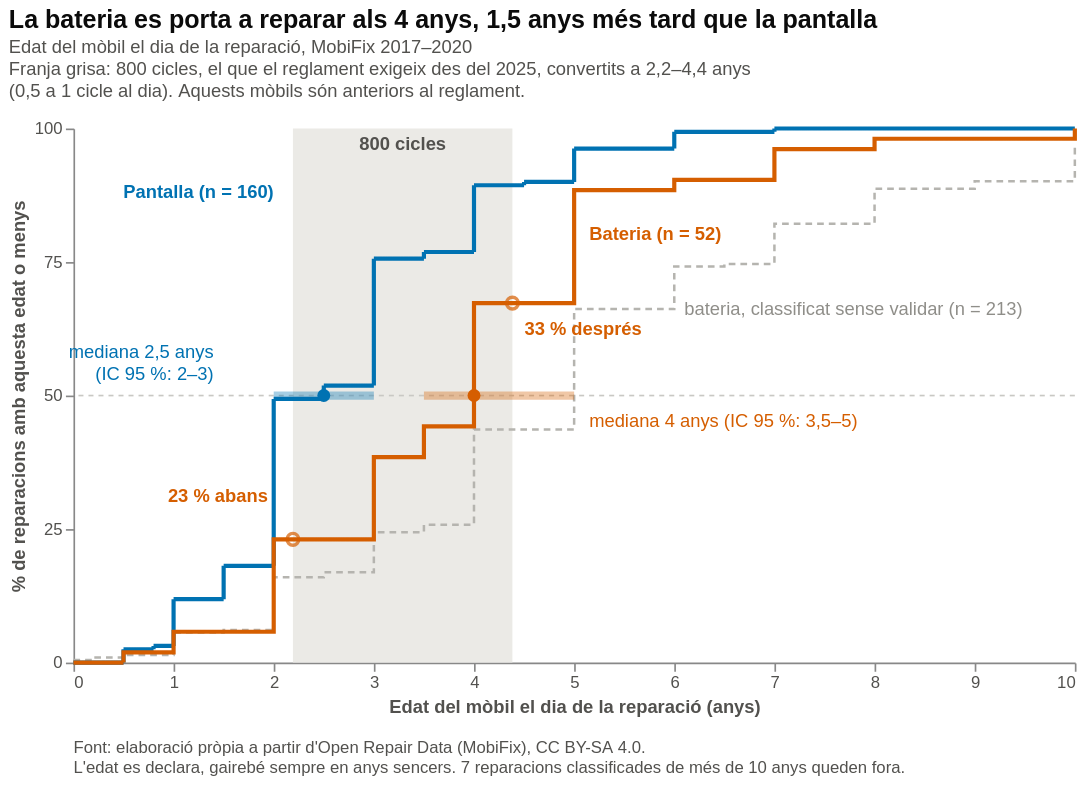

Specify this chart in Vega-Lite:
### Vega-Lite specification from a JSON file in a GitHub repository (floating-point values rounded to 4 significant figures)
{"config": {"view": {"continuousWidth": 300, "continuousHeight": 300, "strokeWidth": 0}, "background": "white", "font": "Helvetica, Arial, sans-serif"}, "vconcat": [{"layer": [{"data": {"name": "data-968ae9ba8fb0fb2c256fe8a5215717b0"}, "mark": {"type": "rect", "color": "#ebeae6"}, "encoding": {"x": {"axis": {"grid": false, "labelColor": "#52514e", "title": "Edat del mòbil el dia de la reparació (anys)", "titleColor": "#52514e", "values": [0, 1, 2, 3, 4, 5, 6, 7, 8, 9, 10]}, "field": "edat", "scale": {"domain": [0, 10], "nice": false}, "type": "quantitative"}, "x2": {"field": "e2"}}}, {"data": {"name": "data-45d244f50ad0862adadd26283a5baa24"}, "mark": {"type": "text", "baseline": "middle", "color": "#52514e", "fontSize": 11, "fontWeight": "bold", "lineBreak": "\n"}, "encoding": {"text": {"field": "t", "type": "nominal"}, "x": {"axis": {"grid": false, "labelColor": "#52514e", "title": "Edat del mòbil el dia de la reparació (anys)", "titleColor": "#52514e", "values": [0, 1, 2, 3, 4, 5, 6, 7, 8, 9, 10]}, "field": "edat", "scale": {"domain": [0, 10], "nice": false}, "type": "quantitative"}, "y": {"axis": {"grid": false, "labelColor": "#52514e", "title": "% de reparacions amb aquesta edat o menys", "titleColor": "#52514e", "values": [0, 25, 50, 75, 100]}, "field": "pct", "scale": {"domain": [0, 100]}, "type": "quantitative"}}}, {"data": {"name": "data-452d166cc9dbcb232f08edf35ceb0b2b"}, "mark": {"type": "rule", "color": "#c9c8c4", "strokeDash": [3, 3]}, "encoding": {"y": {"axis": {"grid": false, "labelColor": "#52514e", "title": "% de reparacions amb aquesta edat o menys", "titleColor": "#52514e", "values": [0, 25, 50, 75, 100]}, "field": "pct", "scale": {"domain": [0, 100]}, "type": "quantitative"}}}, {"data": {"name": "data-6e846f426bf7b51d88d076b300a1a7bf"}, "mark": {"type": "line", "color": "#b5b4af", "interpolate": "step-after", "strokeDash": [4, 3], "strokeWidth": 1.5}, "encoding": {"x": {"axis": {"grid": false, "labelColor": "#52514e", "title": "Edat del mòbil el dia de la reparació (anys)", "titleColor": "#52514e", "values": [0, 1, 2, 3, 4, 5, 6, 7, 8, 9, 10]}, "field": "edat", "scale": {"domain": [0, 10], "nice": false}, "type": "quantitative"}, "y": {"axis": {"grid": false, "labelColor": "#52514e", "title": "% de reparacions amb aquesta edat o menys", "titleColor": "#52514e", "values": [0, 25, 50, 75, 100]}, "field": "pct", "scale": {"domain": [0, 100]}, "type": "quantitative"}}}, {"data": {"name": "data-cd47e74c34181d8e7c3f81a433a946d0"}, "mark": {"type": "line", "color": "#0072b2", "interpolate": "step-after", "strokeDash": [1, 0], "strokeWidth": 2.5}, "encoding": {"x": {"axis": {"grid": false, "labelColor": "#52514e", "title": "Edat del mòbil el dia de la reparació (anys)", "titleColor": "#52514e", "values": [0, 1, 2, 3, 4, 5, 6, 7, 8, 9, 10]}, "field": "edat", "scale": {"domain": [0, 10], "nice": false}, "type": "quantitative"}, "y": {"axis": {"grid": false, "labelColor": "#52514e", "title": "% de reparacions amb aquesta edat o menys", "titleColor": "#52514e", "values": [0, 25, 50, 75, 100]}, "field": "pct", "scale": {"domain": [0, 100]}, "type": "quantitative"}}}, {"data": {"name": "data-a7f3241765d3a4dbe5d212be454c1223"}, "mark": {"type": "line", "color": "#d55e00", "interpolate": "step-after", "strokeDash": [1, 0], "strokeWidth": 2.5}, "encoding": {"x": {"axis": {"grid": false, "labelColor": "#52514e", "title": "Edat del mòbil el dia de la reparació (anys)", "titleColor": "#52514e", "values": [0, 1, 2, 3, 4, 5, 6, 7, 8, 9, 10]}, "field": "edat", "scale": {"domain": [0, 10], "nice": false}, "type": "quantitative"}, "y": {"axis": {"grid": false, "labelColor": "#52514e", "title": "% de reparacions amb aquesta edat o menys", "titleColor": "#52514e", "values": [0, 25, 50, 75, 100]}, "field": "pct", "scale": {"domain": [0, 100]}, "type": "quantitative"}}}, {"data": {"name": "data-7a948ff7b1116e671b135ddb5bbb9dd8"}, "mark": {"type": "rule", "color": "#d55e00", "opacity": 0.35, "strokeWidth": 5}, "encoding": {"x": {"axis": {"grid": false, "labelColor": "#52514e", "title": "Edat del mòbil el dia de la reparació (anys)", "titleColor": "#52514e", "values": [0, 1, 2, 3, 4, 5, 6, 7, 8, 9, 10]}, "field": "edat", "scale": {"domain": [0, 10], "nice": false}, "type": "quantitative"}, "x2": {"field": "e2"}, "y": {"axis": {"grid": false, "labelColor": "#52514e", "title": "% de reparacions amb aquesta edat o menys", "titleColor": "#52514e", "values": [0, 25, 50, 75, 100]}, "field": "pct", "scale": {"domain": [0, 100]}, "type": "quantitative"}}}, {"data": {"name": "data-5301bacf731f6c4766c1df26d394c9bb"}, "mark": {"type": "point", "color": "#d55e00", "filled": true, "opacity": 1, "size": 60}, "encoding": {"x": {"axis": {"grid": false, "labelColor": "#52514e", "title": "Edat del mòbil el dia de la reparació (anys)", "titleColor": "#52514e", "values": [0, 1, 2, 3, 4, 5, 6, 7, 8, 9, 10]}, "field": "edat", "scale": {"domain": [0, 10], "nice": false}, "type": "quantitative"}, "y": {"axis": {"grid": false, "labelColor": "#52514e", "title": "% de reparacions amb aquesta edat o menys", "titleColor": "#52514e", "values": [0, 25, 50, 75, 100]}, "field": "pct", "scale": {"domain": [0, 100]}, "type": "quantitative"}}}, {"data": {"name": "data-d1ac1f8d32e485592a2759808f71d96f"}, "mark": {"type": "text", "align": "left", "baseline": "middle", "color": "#d55e00", "fontSize": 11, "lineBreak": "\n"}, "encoding": {"text": {"field": "t", "type": "nominal"}, "x": {"axis": {"grid": false, "labelColor": "#52514e", "title": "Edat del mòbil el dia de la reparació (anys)", "titleColor": "#52514e", "values": [0, 1, 2, 3, 4, 5, 6, 7, 8, 9, 10]}, "field": "edat", "scale": {"domain": [0, 10], "nice": false}, "type": "quantitative"}, "y": {"axis": {"grid": false, "labelColor": "#52514e", "title": "% de reparacions amb aquesta edat o menys", "titleColor": "#52514e", "values": [0, 25, 50, 75, 100]}, "field": "pct", "scale": {"domain": [0, 100]}, "type": "quantitative"}}}, {"data": {"name": "data-e81d94ccdfc00e735962919d2660a19f"}, "mark": {"type": "rule", "color": "#0072b2", "opacity": 0.35, "strokeWidth": 5}, "encoding": {"x": {"axis": {"grid": false, "labelColor": "#52514e", "title": "Edat del mòbil el dia de la reparació (anys)", "titleColor": "#52514e", "values": [0, 1, 2, 3, 4, 5, 6, 7, 8, 9, 10]}, "field": "edat", "scale": {"domain": [0, 10], "nice": false}, "type": "quantitative"}, "x2": {"field": "e2"}, "y": {"axis": {"grid": false, "labelColor": "#52514e", "title": "% de reparacions amb aquesta edat o menys", "titleColor": "#52514e", "values": [0, 25, 50, 75, 100]}, "field": "pct", "scale": {"domain": [0, 100]}, "type": "quantitative"}}}, {"data": {"name": "data-4e8adfcd0936f052f7d804202cd298fc"}, "mark": {"type": "point", "color": "#0072b2", "filled": true, "opacity": 1, "size": 60}, "encoding": {"x": {"axis": {"grid": false, "labelColor": "#52514e", "title": "Edat del mòbil el dia de la reparació (anys)", "titleColor": "#52514e", "values": [0, 1, 2, 3, 4, 5, 6, 7, 8, 9, 10]}, "field": "edat", "scale": {"domain": [0, 10], "nice": false}, "type": "quantitative"}, "y": {"axis": {"grid": false, "labelColor": "#52514e", "title": "% de reparacions amb aquesta edat o menys", "titleColor": "#52514e", "values": [0, 25, 50, 75, 100]}, "field": "pct", "scale": {"domain": [0, 100]}, "type": "quantitative"}}}, {"data": {"name": "data-78d4f0588af0a951b15aca431f16ef3e"}, "mark": {"type": "text", "align": "right", "baseline": "middle", "color": "#0072b2", "fontSize": 11, "lineBreak": "\n"}, "encoding": {"text": {"field": "t", "type": "nominal"}, "x": {"axis": {"grid": false, "labelColor": "#52514e", "title": "Edat del mòbil el dia de la reparació (anys)", "titleColor": "#52514e", "values": [0, 1, 2, 3, 4, 5, 6, 7, 8, 9, 10]}, "field": "edat", "scale": {"domain": [0, 10], "nice": false}, "type": "quantitative"}, "y": {"axis": {"grid": false, "labelColor": "#52514e", "title": "% de reparacions amb aquesta edat o menys", "titleColor": "#52514e", "values": [0, 25, 50, 75, 100]}, "field": "pct", "scale": {"domain": [0, 100]}, "type": "quantitative"}}}, {"data": {"name": "data-c2392adec8ff6949c5c5610b17c592ad"}, "mark": {"type": "point", "color": "#d55e00", "filled": false, "shape": "circle", "size": 50, "strokeWidth": 2}, "encoding": {"x": {"axis": {"grid": false, "labelColor": "#52514e", "title": "Edat del mòbil el dia de la reparació (anys)", "titleColor": "#52514e", "values": [0, 1, 2, 3, 4, 5, 6, 7, 8, 9, 10]}, "field": "edat", "scale": {"domain": [0, 10], "nice": false}, "type": "quantitative"}, "y": {"axis": {"grid": false, "labelColor": "#52514e", "title": "% de reparacions amb aquesta edat o menys", "titleColor": "#52514e", "values": [0, 25, 50, 75, 100]}, "field": "pct", "scale": {"domain": [0, 100]}, "type": "quantitative"}}}, {"data": {"name": "data-35c2a4bf0ad176a2cfafedd332e16076"}, "mark": {"type": "text", "align": "right", "baseline": "middle", "color": "#d55e00", "fontSize": 11, "fontWeight": "bold", "lineBreak": "\n"}, "encoding": {"text": {"field": "t", "type": "nominal"}, "x": {"axis": {"grid": false, "labelColor": "#52514e", "title": "Edat del mòbil el dia de la reparació (anys)", "titleColor": "#52514e", "values": [0, 1, 2, 3, 4, 5, 6, 7, 8, 9, 10]}, "field": "edat", "scale": {"domain": [0, 10], "nice": false}, "type": "quantitative"}, "y": {"axis": {"grid": false, "labelColor": "#52514e", "title": "% de reparacions amb aquesta edat o menys", "titleColor": "#52514e", "values": [0, 25, 50, 75, 100]}, "field": "pct", "scale": {"domain": [0, 100]}, "type": "quantitative"}}}, {"data": {"name": "data-573691c99ba9d279494e203098b6ef11"}, "mark": {"type": "text", "align": "left", "baseline": "middle", "color": "#d55e00", "fontSize": 11, "fontWeight": "bold", "lineBreak": "\n"}, "encoding": {"text": {"field": "t", "type": "nominal"}, "x": {"axis": {"grid": false, "labelColor": "#52514e", "title": "Edat del mòbil el dia de la reparació (anys)", "titleColor": "#52514e", "values": [0, 1, 2, 3, 4, 5, 6, 7, 8, 9, 10]}, "field": "edat", "scale": {"domain": [0, 10], "nice": false}, "type": "quantitative"}, "y": {"axis": {"grid": false, "labelColor": "#52514e", "title": "% de reparacions amb aquesta edat o menys", "titleColor": "#52514e", "values": [0, 25, 50, 75, 100]}, "field": "pct", "scale": {"domain": [0, 100]}, "type": "quantitative"}}}, {"data": {"name": "data-f7f00e85bc4d2b43dd1dd046baf350ad"}, "mark": {"type": "text", "align": "left", "baseline": "middle", "color": "#d55e00", "fontSize": 11, "fontWeight": "bold", "lineBreak": "\n"}, "encoding": {"text": {"field": "t", "type": "nominal"}, "x": {"axis": {"grid": false, "labelColor": "#52514e", "title": "Edat del mòbil el dia de la reparació (anys)", "titleColor": "#52514e", "values": [0, 1, 2, 3, 4, 5, 6, 7, 8, 9, 10]}, "field": "edat", "scale": {"domain": [0, 10], "nice": false}, "type": "quantitative"}, "y": {"axis": {"grid": false, "labelColor": "#52514e", "title": "% de reparacions amb aquesta edat o menys", "titleColor": "#52514e", "values": [0, 25, 50, 75, 100]}, "field": "pct", "scale": {"domain": [0, 100]}, "type": "quantitative"}}}, {"data": {"name": "data-80df861f1b710c5d505ff6669062a56d"}, "mark": {"type": "text", "align": "right", "baseline": "middle", "color": "#0072b2", "fontSize": 11, "fontWeight": "bold", "lineBreak": "\n"}, "encoding": {"text": {"field": "t", "type": "nominal"}, "x": {"axis": {"grid": false, "labelColor": "#52514e", "title": "Edat del mòbil el dia de la reparació (anys)", "titleColor": "#52514e", "values": [0, 1, 2, 3, 4, 5, 6, 7, 8, 9, 10]}, "field": "edat", "scale": {"domain": [0, 10], "nice": false}, "type": "quantitative"}, "y": {"axis": {"grid": false, "labelColor": "#52514e", "title": "% de reparacions amb aquesta edat o menys", "titleColor": "#52514e", "values": [0, 25, 50, 75, 100]}, "field": "pct", "scale": {"domain": [0, 100]}, "type": "quantitative"}}}, {"data": {"name": "data-880bdbf3669af1aa10106912b1aa9788"}, "mark": {"type": "text", "align": "left", "baseline": "middle", "color": "#8f8e89", "fontSize": 11, "fontWeight": "normal", "lineBreak": "\n"}, "encoding": {"text": {"field": "t", "type": "nominal"}, "x": {"axis": {"grid": false, "labelColor": "#52514e", "title": "Edat del mòbil el dia de la reparació (anys)", "titleColor": "#52514e", "values": [0, 1, 2, 3, 4, 5, 6, 7, 8, 9, 10]}, "field": "edat", "scale": {"domain": [0, 10], "nice": false}, "type": "quantitative"}, "y": {"axis": {"grid": false, "labelColor": "#52514e", "title": "% de reparacions amb aquesta edat o menys", "titleColor": "#52514e", "values": [0, 25, 50, 75, 100]}, "field": "pct", "scale": {"domain": [0, 100]}, "type": "quantitative"}}}], "height": 320, "width": 600}, {"data": {"name": "data-bbd7e60e7286c162da15cd25170db081"}, "mark": {"type": "text", "align": "left", "baseline": "top", "color": "#52514e", "fontSize": 10, "lineBreak": "\n"}, "encoding": {"text": {"field": "t", "type": "nominal"}, "x": {"value": 0}, "y": {"value": 0}}, "height": 24, "width": 600}], "spacing": 14, "title": {"text": "La bateria es porta a reparar als 4 anys, 1,5 anys més tard que la pantalla", "anchor": "start", "color": "#0b0b0b", "fontSize": 15, "offset": 12, "subtitle": ["Edat del mòbil el dia de la reparació, MobiFix 2017–2020", "Franja grisa: 800 cicles, el que el reglament exigeix des del 2025, convertits a 2,2–4,4 anys", "(0,5 a 1 cicle al dia). Aquests mòbils són anteriors al reglament."], "subtitleColor": "#52514e", "subtitleFontSize": 11}, "$schema": "https://vega.github.io/schema/vega-lite/v6.4.1.json", "datasets": {"data-968ae9ba8fb0fb2c256fe8a5215717b0": [{"edat": 2.192, "e2": 4.384}], "data-45d244f50ad0862adadd26283a5baa24": [{"edat": 3.288, "pct": 97, "t": "800 cicles"}], "data-452d166cc9dbcb232f08edf35ceb0b2b": [{"pct": 50}], "data-6e846f426bf7b51d88d076b300a1a7bf": [{"edat": 0.0, "pct": 0.4695, "grup": "Bateria, classificat"}, {"edat": 0.2, "pct": 0.939, "grup": "Bateria, classificat"}, {"edat": 0.5, "pct": 1.408, "grup": "Bateria, classificat"}, {"edat": 1.0, "pct": 5.634, "grup": "Bateria, classificat"}, {"edat": 1.5, "pct": 6.103, "grup": "Bateria, classificat"}, {"edat": 2.0, "pct": 15.96, "grup": "Bateria, classificat"}, {"edat": 2.5, "pct": 16.9, "grup": "Bateria, classificat"}, {"edat": 3.0, "pct": 24.41, "grup": "Bateria, classificat"}, {"edat": 3.5, "pct": 25.82, "grup": "Bateria, classificat"}, {"edat": 4.0, "pct": 43.66, "grup": "Bateria, classificat"}, {"edat": 5.0, "pct": 66.2, "grup": "Bateria, classificat"}, {"edat": 6.0, "pct": 74.18, "grup": "Bateria, classificat"}, {"edat": 6.5, "pct": 74.65, "grup": "Bateria, classificat"}, {"edat": 7.0, "pct": 82.16, "grup": "Bateria, classificat"}, {"edat": 8.0, "pct": 88.73, "grup": "Bateria, classificat"}, {"edat": 9.0, "pct": 90.14, "grup": "Bateria, classificat"}, {"edat": 10.0, "pct": 96.71, "grup": "Bateria, classificat"}], "data-cd47e74c34181d8e7c3f81a433a946d0": [{"edat": 0.0, "pct": 0.0, "grup": "Pantalla"}, {"edat": 0.5, "pct": 2.5, "grup": "Pantalla"}, {"edat": 0.8, "pct": 3.125, "grup": "Pantalla"}, {"edat": 1.0, "pct": 11.88, "grup": "Pantalla"}, {"edat": 1.5, "pct": 18.12, "grup": "Pantalla"}, {"edat": 2.0, "pct": 49.38, "grup": "Pantalla"}, {"edat": 2.5, "pct": 51.88, "grup": "Pantalla"}, {"edat": 3.0, "pct": 75.62, "grup": "Pantalla"}, {"edat": 3.5, "pct": 76.88, "grup": "Pantalla"}, {"edat": 4.0, "pct": 89.38, "grup": "Pantalla"}, {"edat": 4.5, "pct": 90.0, "grup": "Pantalla"}, {"edat": 5.0, "pct": 96.25, "grup": "Pantalla"}, {"edat": 6.0, "pct": 99.38, "grup": "Pantalla"}, {"edat": 7.0, "pct": 100.0, "grup": "Pantalla"}, {"edat": 10.0, "pct": 100.0, "grup": "Pantalla"}], "data-a7f3241765d3a4dbe5d212be454c1223": [{"edat": 0.0, "pct": 0.0, "grup": "Bateria"}, {"edat": 0.5, "pct": 1.923, "grup": "Bateria"}, {"edat": 1.0, "pct": 5.769, "grup": "Bateria"}, {"edat": 2.0, "pct": 23.08, "grup": "Bateria"}, {"edat": 3.0, "pct": 38.46, "grup": "Bateria"}, {"edat": 3.5, "pct": 44.23, "grup": "Bateria"}, {"edat": 4.0, "pct": 67.31, "grup": "Bateria"}, {"edat": 5.0, "pct": 88.46, "grup": "Bateria"}, {"edat": 6.0, "pct": 90.38, "grup": "Bateria"}, {"edat": 7.0, "pct": 96.15, "grup": "Bateria"}, {"edat": 8.0, "pct": 98.08, "grup": "Bateria"}, {"edat": 10.0, "pct": 100.0, "grup": "Bateria"}], "data-7a948ff7b1116e671b135ddb5bbb9dd8": [{"edat": 3.5, "e2": 5.0, "pct": 50}], "data-5301bacf731f6c4766c1df26d394c9bb": [{"edat": 4.0, "pct": 50}], "data-d1ac1f8d32e485592a2759808f71d96f": [{"edat": 5.15, "pct": 45, "t": "mediana 4 anys (IC 95 %: 3,5–5)"}], "data-e81d94ccdfc00e735962919d2660a19f": [{"edat": 2.0, "e2": 3.0, "pct": 50}], "data-4e8adfcd0936f052f7d804202cd298fc": [{"edat": 2.5, "pct": 50}], "data-78d4f0588af0a951b15aca431f16ef3e": [{"edat": 1.4, "pct": 58, "t": "mediana 2,5 anys\n(IC 95 %: 2–3)"}], "data-c2392adec8ff6949c5c5610b17c592ad": [{"edat": 2.192, "pct": 23.08}, {"edat": 4.384, "pct": 67.31}], "data-35c2a4bf0ad176a2cfafedd332e16076": [{"edat": 1.942, "pct": 31.08, "t": "23 % abans"}], "data-573691c99ba9d279494e203098b6ef11": [{"edat": 4.504, "pct": 62.31, "t": "33 % després"}], "data-f7f00e85bc4d2b43dd1dd046baf350ad": [{"edat": 5.15, "pct": 80, "t": "Bateria (n = 52)"}], "data-80df861f1b710c5d505ff6669062a56d": [{"edat": 2.0, "pct": 88, "t": "Pantalla (n = 160)"}], "data-880bdbf3669af1aa10106912b1aa9788": [{"edat": 6.1, "pct": 66, "t": "bateria, classificat sense validar (n = 213)"}], "data-bbd7e60e7286c162da15cd25170db081": [{"t": "Font: elaboració pròpia a partir d'Open Repair Data (MobiFix), CC BY-SA 4.0.\nL'edat es declara, gairebé sempre en anys sencers. 7 reparacions classificades de més de 10 anys queden fora."}]}}
